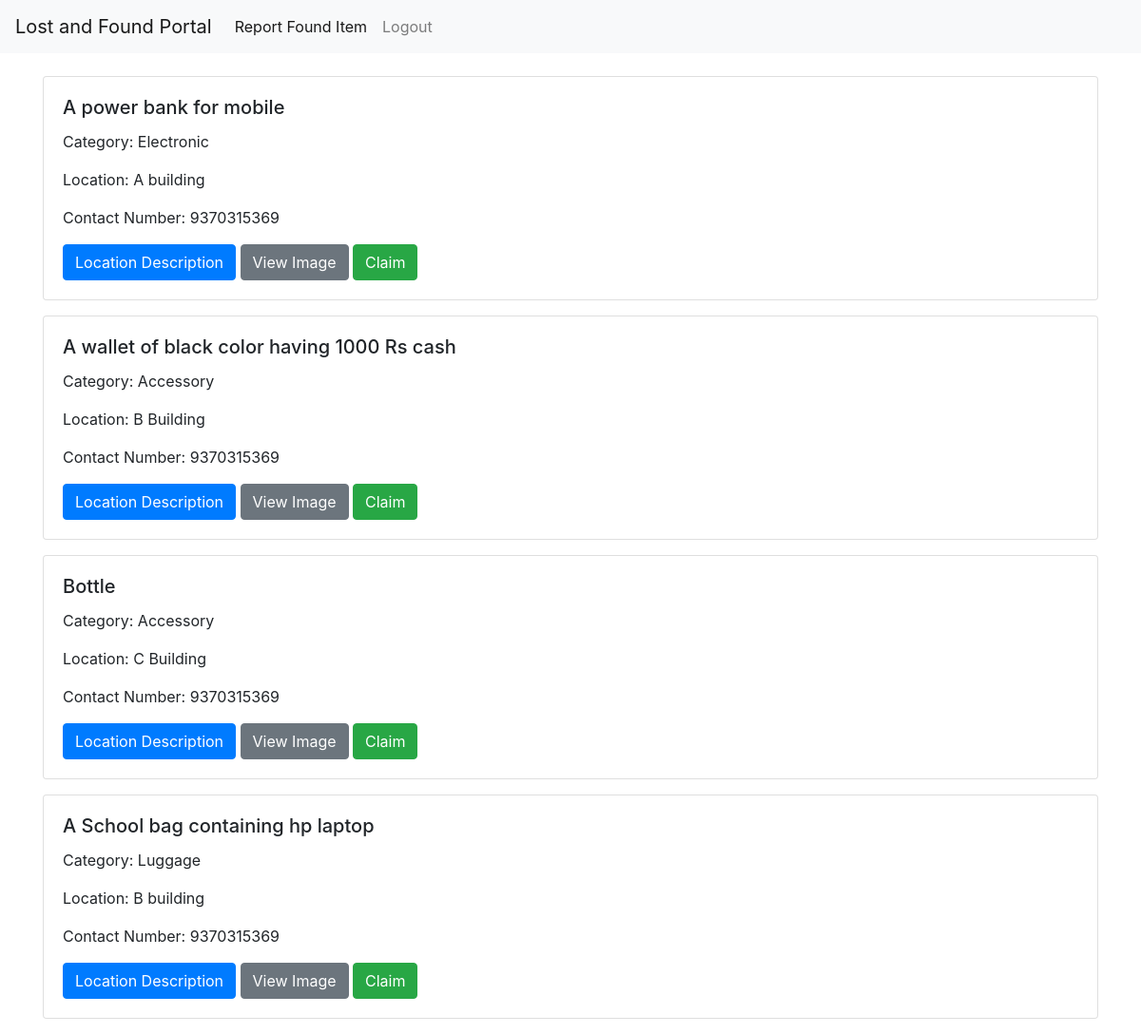
The page /item-list on the database its author committed.
### home/models.py (models this page shows, shortened)
class Item(models.Model):
    student = models.ForeignKey(Student, on_delete=models.CASCADE)
    item_category = models.CharField(max_length=20)
    item_description = models.CharField(max_length=100, null=False)
    item_image = models.ImageField(null=False)
    location = models.CharField(max_length=100, null=False)
    description = models.CharField(max_length=100, null=False)
    verification_question = models.CharField(max_length=200, null=False)
    choice1 = models.CharField(max_length=100, null=False)
    choice2 = models.CharField(max_length=100, null=False)
    choice3 = models.CharField(max_length=100, null=False)
    choice4 = models.CharField(max_length=100, null=False)
    correct_choice = models.PositiveSmallIntegerField(choices=[(1, 'Choice 1'), (2, 'Choice 2'), (3, 'Choice 3'), (4, 'Choice 4')], default=1)

class Student(models.Model):
    user = models.OneToOneField(User, on_delete=models.CASCADE)
    student_id = models.AutoField(primary_key=True)
    first_name = models.CharField(max_length=100)
    last_name = models.CharField(max_length=100)
    prn = models.CharField(max_length=8)
    branch = models.CharField(max_length=100)
    email = models.EmailField(max_length=100, unique=True, null=False)
    contact_number = models.CharField(max_length=20, unique=True, null=False)

### home/views.py (the view)
# urls.py: path('item-list', views.item_list, name='item_list'),
def item_list(request):
    items = Item.objects.all()
    return render(request, 'homepage.html', {'items': items})

### templates/homepage.html (shortened to what this page needs)
<!DOCTYPE html>
<html lang="en">
<head>
    <link rel="stylesheet" href="https://stackpath.bootstrapcdn.com/bootstrap/4.5.2/css/bootstrap.min.css">
</head>
<body>
    <nav class="navbar navbar-expand-lg navbar-light bg-light">
        <a class="navbar-brand" href="#">Lost and Found Portal</a>
        <div class="collapse navbar-collapse" id="navbarNav">
            <ul class="navbar-nav">
                <li class="nav-item active">
                    <a class="nav-link" href="add-item-page">Report Found Item <span class="sr-only">(current)</span></a>
                </li>
                <li class="nav-item">
                    <a class="nav-link" href="#">Logout</a>
                </li>
            </ul>
        </div>
    </nav>
    <div class="container mt-4">
        {% for item in items %}
        <div class="card mb-3">
            <div class="card-body">
                <h5 class="card-title">{{ item.item_description }}</h5>
                <p class="card-text">Category: {{ item.item_category }}</p>
                <p class="card-text">Location: {{ item.location }}</p>
                <p class="card-text">Contact Number: {{ item.student.contact_number }}</p>
                <button class="btn btn-primary view-location-description" data-toggle="modal" data-target="#locationDescriptionModal{{ item.id }}">Location Description</button>
                <button class="btn btn-secondary view-image" data-toggle="modal" data-target="#imageModal{{ item.id }}">View Image</button>
                {% if item.student.user != request.user %}
                    <button class="btn btn-success claim-btn" data-toggle="modal" data-target="#claimModal{{ item.id }}">Claim</button>
                {% endif %}
            </div>
        </div>
        {% endfor %}
    </div>
</body>
</html>

### rows shown on the page
Item: item_description "A power bank for mobile", item_category "Electronic", location "A building", student.contact_number "9370315369"
Item: item_description "A wallet of black color having 1000 Rs cash", item_category "Accessory", location "B Building", student.contact_number "9370315369"
Item: item_description "Bottle", item_category "Accessory", location "C Building", student.contact_number "9370315369"
Item: item_description "A School bag containing hp laptop", item_category "Luggage", location "B building", student.contact_number "9370315369"
